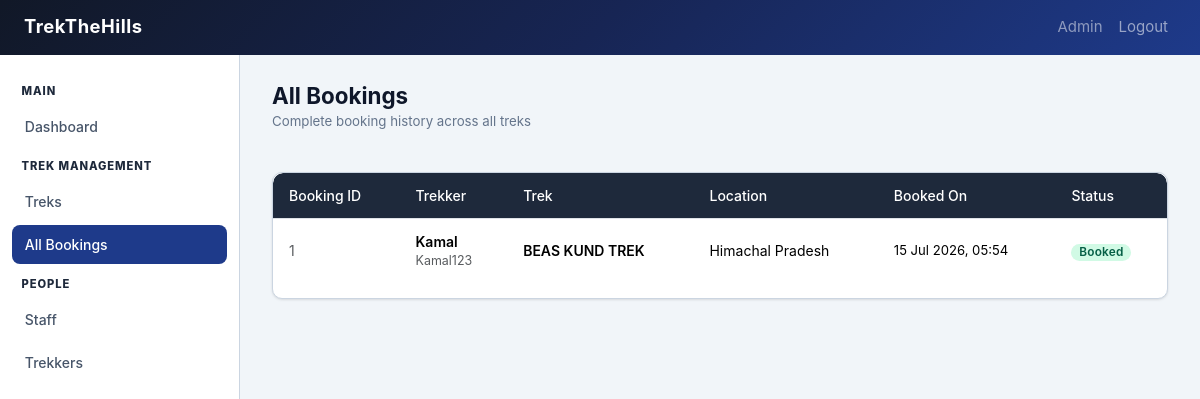
Screenshot of /admin/bookings (signed in) with the database file from the repository.
### models.py (models this page shows, shortened)
class Booking(db.Model):
    __tablename__ = 'bookings'
    id = db.Column(db.Integer, primary_key=True)
    user_id = db.Column(db.Integer, db.ForeignKey('users.id'), nullable=False)
    trek_id = db.Column(db.Integer, db.ForeignKey('treks.id'), nullable=False)
    booking_date = db.Column(db.DateTime, default=datetime.utcnow)
    status = db.Column(db.String(20), nullable=False, default='Booked')  # Booked | Cancelled | Completed
    notes = db.Column(db.Text, nullable=True)

class User(UserMixin, db.Model):
    __tablename__ = 'users'
    id = db.Column(db.Integer, primary_key=True)
    username = db.Column(db.String(80), unique=True, nullable=False)
    email = db.Column(db.String(120), unique=True, nullable=False)
    full_name = db.Column(db.String(120), nullable=False)
    password_hash = db.Column(db.String(256), nullable=False)
    role = db.Column(db.String(20), nullable=False, default='user')
    phone = db.Column(db.String(20), nullable=True)
    is_blacklisted = db.Column(db.Boolean, default=False)
    is_approved = db.Column(db.Boolean, default=False)
    created_at = db.Column(db.DateTime, default=datetime.utcnow)
    bookings = db.relationship('Booking', backref='user', lazy=True, foreign_keys='Booking.user_id')
    assigned_treks = db.relationship('Trek', backref='assigned_staff', lazy=True, foreign_keys='Trek.assigned_staff_id')

class Trek(db.Model):
    __tablename__ = 'treks'
    id = db.Column(db.Integer, primary_key=True)
    name = db.Column(db.String(150), nullable=False)
    location = db.Column(db.String(150), nullable=False)
    difficulty = db.Column(db.String(20), nullable=False)
    duration_days = db.Column(db.Integer, nullable=False)
    total_slots = db.Column(db.Integer, nullable=False)
    altitude = db.Column(db.Integer, nullable = False)
    available_slots = db.Column(db.Integer, nullable=False)
    status = db.Column(db.String(20), nullable=False, default='Pending')
    start_date = db.Column(db.Date, nullable=False)
    end_date = db.Column(db.Date, nullable=False)
    description = db.Column(db.Text, nullable=True)
    price = db.Column(db.Float, nullable=False, default=0.0)
    assigned_staff_id = db.Column(db.Integer, db.ForeignKey('users.id'), nullable=True)
    created_at = db.Column(db.DateTime, default=datetime.utcnow)
    bookings = db.relationship('Booking', backref='trek', lazy=True)

### admin.py (the view)
@admin_bp.route('/bookings')
@login_required
@admin_required
def bookings():
    all_bookings = Booking.query.order_by(Booking.booking_date.desc()).all()
    return render_template('admin/bookings.html', bookings=all_bookings)

### app.py (called while the page is built)
@login_manager.user_loader
def load_user(user_id):
    return User.query.get(int(user_id))

### templates/admin/bookings.html (shortened to what this page needs)
{% extends 'base.html' %}
{% block sidebar %}{% include '_sidebar.html' %}{% endblock %}
{% block content %}
<div class="page-header">
  <div>
    <h1 class="page-title">All Bookings</h1>
    <p class="page-subtitle">Complete booking history across all treks</p>
  </div>
</div>
<div class="card">
  <div class="table-wrap">
    <table class="table">
      <thead>
        <tr>
          <th>Booking ID</th>
          <th>Trekker</th>
          <th>Trek</th>
          <th>Location</th>
          <th>Booked On</th>
          <th>Status</th>
        </tr>
      </thead>
      <tbody>
        {% for b in bookings %}
        <tr>
          <td class="text-muted">{{ b.id }}</td>
          <td>
            <div class="fw-600">{{ b.user.full_name }}</div>
            <div class="text-muted" style="font-size:.78rem;">{{ b.user.username }}</div>
          </td>
          <td>
            <div class="fw-600">{{ b.trek.name }}</div>
          </td>
          <td>{{ b.trek.location }}</td>
          <td style="font-size:.82rem;">{{ b.booking_date.strftime('%d %b %Y, %H:%M') }}</td>
          <td><span class="badge badge-{{ b.status.lower() }}">{{ b.status }}</span></td>
        </tr>
        {% endfor %}
      </tbody>
    </table>
  </div>
</div>
{% endblock %}

### static/css/utilities.css (style rules this page uses)
:root { --primary: #1e3a8a; --primary-dark: #172554; --primary-light:#dbeafe; --accent: #f59e0b; --accent-dark: #b45309; --danger: #dc2626; --warning: #d97706; --success: #059669; --info: #0284c7; --dark: #0f172a; --gray-900: #1e293b; --gray-700: #475569; --gray-500: #64748b; --gray-300: #cbd5e1; --gray-100: #f1f5f9; --white: #ffffff; --sidebar-w: 240px; --radius: 10px; --shadow-sm: 0 1px 3px rgba(0,0,0,.08), 0 1px 2px rgba(0,0,0,.04); --shadow: 0 4px 16px rgba(0,0,0,.10); --shadow-lg: 0 10px 32px rgba(0,0,0,.14); --transition: .2s ease; }
*, *::before, *::after { box-sizing: border-box; }
body { font-family: 'Inter', sans-serif; font-size: 0.9375rem; color: var(--gray-900); background: var(--gray-100); min-height: 100vh; margin: 0; }
.table-wrap { overflow-x: auto; border-radius: var(--radius); }
.table { width: 100%; border-collapse: collapse; font-size: 0.875rem; }
.table thead th { background: var(--gray-900); color: var(--white); font-weight: 500; padding: 0.75rem 1rem; text-align: left; white-space: nowrap; }
.table thead th:first-child { border-radius: var(--radius) 0 0 0; }
.table thead th:last-child { border-radius: 0 var(--radius) 0 0; }
.table tbody td { padding: 0.75rem 1rem; border-bottom: 1px solid var(--gray-300); vertical-align: middle; }
.table tbody tr:last-child td { border-bottom: none; }
.badge { display: inline-flex; align-items: center; padding: 0.25em 0.65em; font-size: 0.74rem; font-weight: 600; border-radius: 20px; letter-spacing: .02em; }
.badge-booked { background: #d1fae5; color: #065f46; }
.text-muted { color: var(--gray-500); }
.fw-600 { font-weight: 600; }

### static/css/dashboard.css (style rules this page uses)
.page-header { display: flex; align-items: center; justify-content: space-between; margin-bottom: 1.5rem; flex-wrap: wrap; gap: 0.75rem; }
.page-title { font-size: 1.4rem; font-weight: 700; color: var(--dark); margin: 0; }
.page-subtitle { font-size: 0.83rem; color: var(--gray-500); margin-top: 0.15rem; }

### static/css/cards.css (style rules this page uses)
.card { background: var(--white); border-radius: var(--radius); box-shadow: var(--shadow-sm); border: 1px solid var(--gray-300); overflow: hidden; }

### rows the page displays
Booking: id "1", user.full_name "Kamal", user.username "Kamal123", trek.name "BEAS KUND TREK", trek.location "Himachal Pradesh", booking_date "15 Jul 2026, 05:54", status "Booked"
